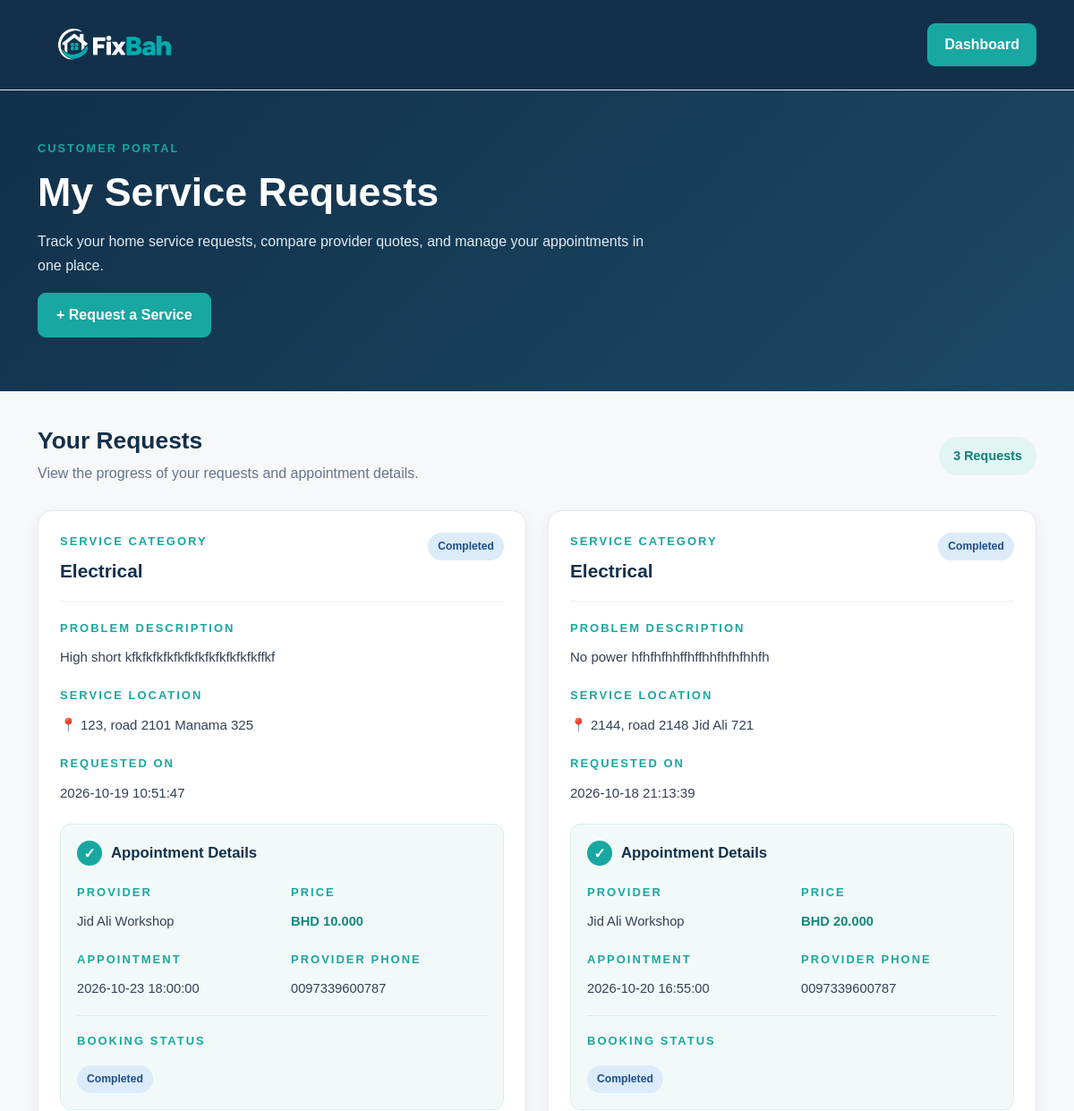
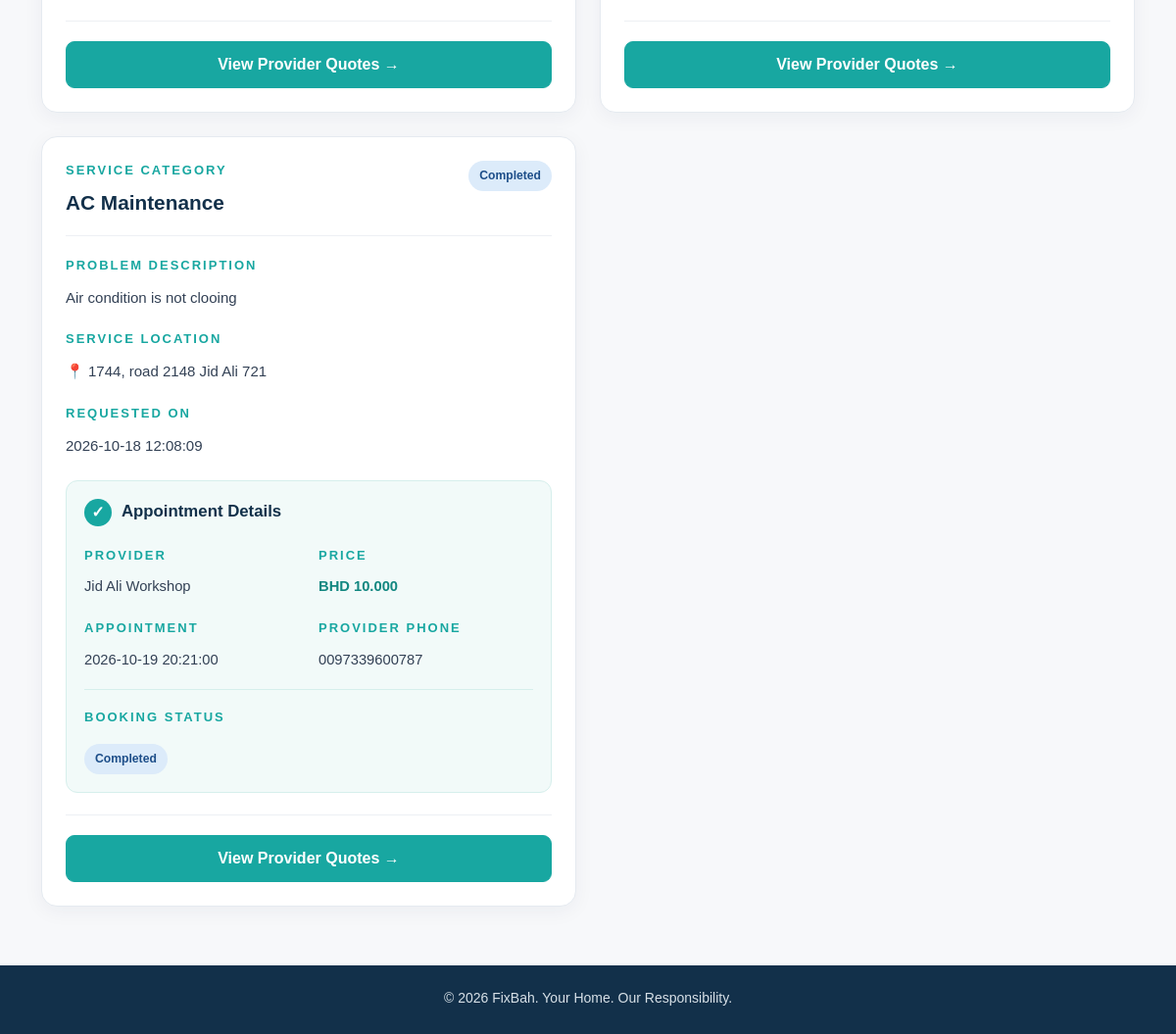
/my-requests (signed in), run on an earlier commit of the app's database (2 pictures, top to bottom).
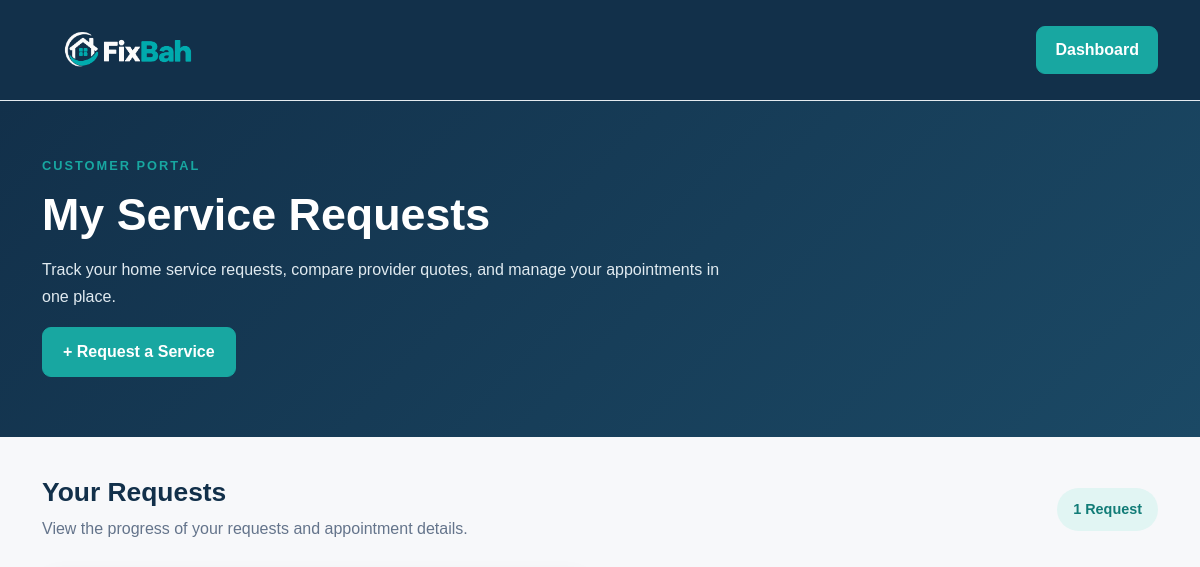
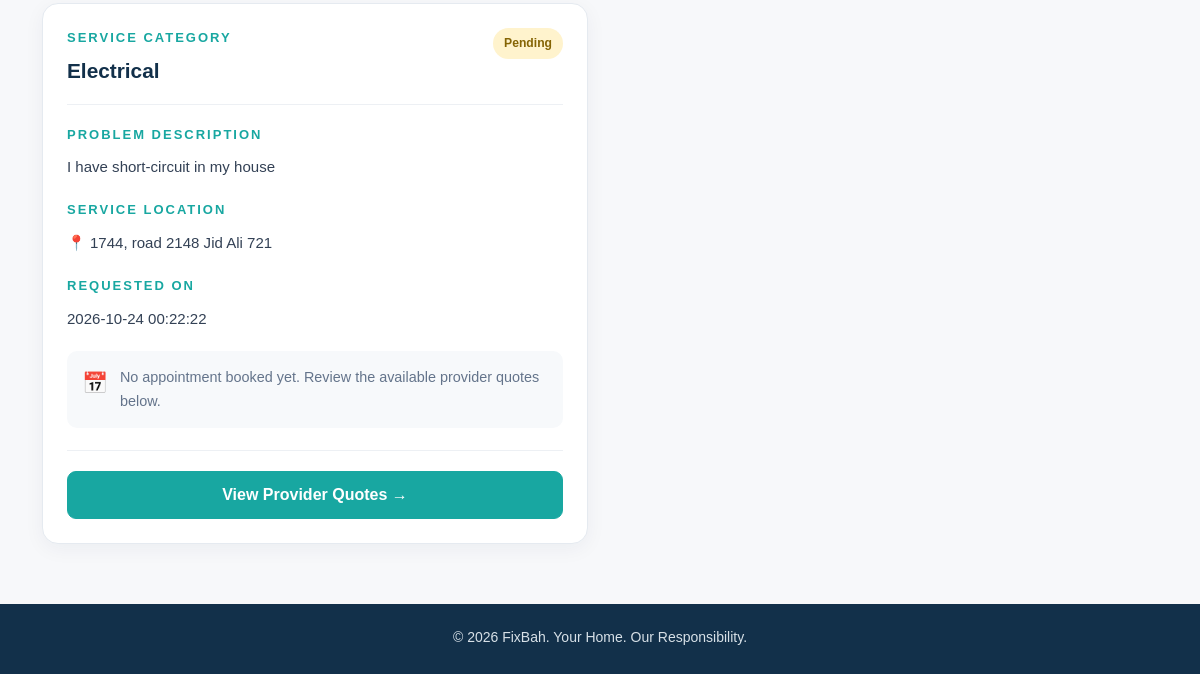
And on a later commit of the database (2 pictures, top to bottom).
### tables this page shows
CREATE TABLE bookings (
    id INTEGER PRIMARY KEY AUTOINCREMENT,
    quote_id INTEGER NOT NULL UNIQUE,
    appointment_date DATETIME NOT NULL,
    status TEXT NOT NULL DEFAULT 'pending',
    FOREIGN KEY (quote_id) REFERENCES quotes(id)
);

CREATE TABLE categories (
    id INTEGER PRIMARY KEY AUTOINCREMENT,
    name TEXT UNIQUE NOT NULL,
    description TEXT
);

CREATE TABLE service_requests (
    id INTEGER PRIMARY KEY AUTOINCREMENT,
    customer_id INTEGER NOT NULL,
    category_id INTEGER NOT NULL,
    description TEXT NOT NULL,
    location TEXT NOT NULL,
    status TEXT NOT NULL DEFAULT 'open',
    created_at DATETIME DEFAULT CURRENT_TIMESTAMP, customer_phone TEXT,
    FOREIGN KEY (customer_id) REFERENCES users(id),
    FOREIGN KEY (category_id) REFERENCES categories(id)
);

CREATE TABLE providers (
    id INTEGER PRIMARY KEY AUTOINCREMENT,
    user_id INTEGER NOT NULL UNIQUE,
    business_name TEXT NOT NULL,
    phone TEXT NOT NULL,
    description TEXT,
    verified INTEGER NOT NULL DEFAULT 0,
    FOREIGN KEY (user_id) REFERENCES users(id)
);

CREATE TABLE quotes (
    id INTEGER PRIMARY KEY AUTOINCREMENT,
    request_id INTEGER NOT NULL,
    provider_id INTEGER NOT NULL,
    price REAL NOT NULL CHECK (price >= 0),
    description TEXT,
    status TEXT NOT NULL DEFAULT 'pending',
    created_at DATETIME DEFAULT CURRENT_TIMESTAMP,
    FOREIGN KEY (request_id) REFERENCES service_requests(id),
    FOREIGN KEY (provider_id) REFERENCES providers(id),
    UNIQUE (request_id, provider_id)
);

### app.py (the view)
@app.route("/my-requests")
def my_requests():
    if "user_id" not in session:
        return redirect(url_for("login"))
    db = get_db_connection()
    requests_list = db.execute("""
        SELECT
            service_requests.id,
            categories.name AS category_name,
            service_requests.description,
            service_requests.location,
            service_requests.status,
            service_requests.created_at,

            bookings.appointment_date,
            bookings.status AS booking_status,

            quotes.price,

            providers.business_name,
            providers.phone

        FROM service_requests

        JOIN categories
            ON service_requests.category_id = categories.id

        LEFT JOIN quotes
            ON quotes.request_id = service_requests.id
            AND quotes.status = 'accepted'

        LEFT JOIN bookings
            ON bookings.quote_id = quotes.id

        LEFT JOIN providers
            ON quotes.provider_id = providers.id

        WHERE service_requests.customer_id = ?

        ORDER BY service_requests.id DESC

    """, (session["user_id"],)).fetchall()
    db.close()
    return render_template(
        "my_requests.html",
        requests_list=requests_list
    )

### database.py (called while the page is built)
def get_db_connection():
    db = sqlite3.connect(DATABASE)
    db.row_factory = sqlite3.Row
    db.execute("PRAGMA foreign_keys = ON")
    return db

### templates/my_requests.html (shortened to what this page needs)
<!DOCTYPE html>
<html lang="en">
<head>
    <link
        href="https://cdn.jsdelivr.net/npm/bootstrap@5.3.3/dist/css/bootstrap.min.css"
        rel="stylesheet"
    >
    <link
        rel="stylesheet"
        href="{{ url_for('static', filename='css/style.css') }}"
    >
</head>
<body class="my-requests-page">
    <nav class="navbar navbar-dark dashboard-navbar">
        <div class="container">
            <a class="navbar-brand d-flex align-items-center" href="{{ url_for('home') }}">
                <img
                    src="{{ url_for('static', filename='images/fixbah-logo.png') }}"
                    alt="FixBah logo"
                    class="fixbah-logo"
                >
            </a>
            <a href="{{ url_for('dashboard') }}"
               class="btn btn-primary-brand">
                Dashboard
            </a>
        </div>
    </nav>
    <section class="my-requests-header">
        <div class="container">
            <p class="dashboard-label">CUSTOMER PORTAL</p>
            <h1>My Service Requests</h1>
            <p>
                Track your home service requests, compare provider quotes,
                and manage your appointments in one place.
            </p>
            <a href="{{ url_for('request_service') }}"
               class="btn btn-primary-brand mt-3">
                + Request a Service
            </a>
        </div>
    </section>
    <main class="container my-requests-content">
        <div class="my-requests-section-heading">
            <div>
                <h2>Your Requests</h2>
                <p>
                    View the progress of your requests and appointment details.
                </p>
            </div>
            <span class="requests-count">
                {{ requests_list|length }}
                {% if requests_list|length == 1 %}
                    Request
                {% else %}
                    Requests
                {% endif %}
            </span>
        </div>
        {% if requests_list %}
            <div class="row g-4">
                {% for item in requests_list %}
                    <div class="col-12 col-lg-6">
                        <article class="customer-request-card">
                            <div class="customer-request-header">
                                <div>
                                    <span class="request-label">
                                        SERVICE CATEGORY
                                    </span>
                                    <h3>{{ item.category_name }}</h3>
                                </div>
                                <div>
                                    {% if item.status == 'pending' %}
                                        <span class="request-status request-pending">
                                            Pending
                                        </span>
                                    {% elif item.status == 'confirmed' %}
                                        <span class="request-status request-confirmed">
                                            Confirmed
                                        </span>
                                    {% elif item.status == 'completed' %}
                                        <span class="request-status request-completed">
                                            Completed
                                        </span>
                                    {% else %}
                                        <span class="request-status request-other">
                                            {{ item.status|capitalize }}
                                        </span>
                                    {% endif %}
                                </div>
                            </div>
                            <div class="customer-request-description">
                                <span class="request-label">
                                    PROBLEM DESCRIPTION
                                </span>
                                <p>{{ item.description }}</p>
                            </div>
                            <div class="customer-request-location">
                                <span class="request-label">
                                    SERVICE LOCATION
                                </span>
                                <p>📍 {{ item.location }}</p>
                            </div>
                            <div class="customer-request-date">
                                <span class="request-label">
                                    REQUESTED ON
                                </span>
                                <p>{{ item.created_at or "Not available" }}</p>
                            </div>
                            {% if item.appointment_date %}
                                <div class="customer-booking-details">
                                    <div class="booking-details-heading">
                                        <span>✓</span>
                                        <h4>Appointment Details</h4>
                                    </div>
                                    <div class="booking-info-grid">
                                        <div>
                                            <span class="request-label">
                                                PROVIDER
                                            </span>
                                            <p>
                                                {{ item.business_name or "Not available" }}
                                            </p>
                                        </div>
                                        <div>
                                            <span class="request-label">
                                                PRICE
                                            </span>
                                            <p class="customer-booking-price">
                                                BHD {{ "%.3f"|format(item.price or 0) }}
                                            </p>
                                        </div>
                                        <div>
                                            <span class="request-label">
                                                APPOINTMENT
                                            </span>
                                            <p>{{ item.appointment_date }}</p>
                                        </div>
                                        <div>
                                            <span class="request-label">
                                                PROVIDER PHONE
                                            </span>
                                            <p>{{ item.phone or "Not available" }}</p>
                                        </div>
                                    </div>
                                    <div class="customer-booking-status">
                                        <span class="request-label">
                                            BOOKING STATUS
                                        </span>
                                        {% if item.booking_status == 'pending' %}
                                            <span class="request-status request-pending">
                                                Awaiting Provider Confirmation
                                            </span>
                                        {% elif item.booking_status == 'confirmed' %}
                                            <span class="request-status request-confirmed">
                                                Confirmed
                                            </span>
                                        {% elif item.booking_status == 'completed' %}
                                            <span class="request-status request-completed">
                                                Completed
                                            </span>
                                        {% elif item.booking_status == 'rejected' %}
                                            <span class="request-status request-rejected">
                                                Rejected
                                            </span>
                                        {% elif item.booking_status == 'cancelled' %}
                                            <span class="request-status request-rejected">
                                                Cancelled
                                            </span>
                                        {% else %}
                                            <span class="request-status request-other">
                                                {{ item.booking_status|capitalize }}
                                            </span>
                                        {% endif %}
                                    </div>
                                </div>
                            {% else %}
                                <div class="customer-no-booking">
                                    <span>📅</span>
                                    <p>
                                        No appointment booked yet.
                                        Review the available provider quotes below.
                                    </p>
                                </div>
                            {% endif %}
                            <div class="customer-request-actions">
                                <a
                                    href="{{ url_for('my_quotes', request_id=item.id) }}"
                                    class="btn btn-primary-brand w-100"
                                >
                                    View Provider Quotes →
                                </a>
                            </div>
                        </article>
                    </div>
                {% endfor %}
            </div>
        {% endif %}
    </main>
    <footer class="dashboard-footer">
        <div class="container text-center">
            <p>
                © 2026 FixBah. Your Home. Our Responsibility.
            </p>
        </div>
    </footer>
</body>
</html>

What changed in the data, as far as the page shows it:
removed bookings: category_name "Electrical", shows "Completed", description "High short kfkfkfkfkfkfkfkfkfkfkfkfkffkf", location "123, road 2101 Manama 325", created_at "2026-10-19 10:51:47", business_name "Jid Ali Workshop", appointment_date "2026-10-23 18:00:00", phone "0097339600787", status "Completed"
removed quotes: price "10.000"
removed bookings: category_name "Electrical", shows "Completed", description "No power hfhfhfhhffhffhhfhfhfhhfh", location "2144, road 2148 Jid Ali 721", created_at "2026-10-18 21:13:39", business_name "Jid Ali Workshop", appointment_date "2026-10-20 16:55:00", phone "0097339600787", status "Completed"
removed quotes: price "20.000"
removed bookings: category_name "AC Maintenance", shows "Completed", description "Air condition is not clooing", location "1744, road 2148 Jid Ali 721", created_at "2026-10-18 12:08:09", business_name "Jid Ali Workshop", appointment_date "2026-10-19 20:21:00", phone "0097339600787", status "Completed"
removed quotes: price "10.000"
added service_requests: category_name "Electrical", status "Pending", description "I have short-circuit in my house", location "1744, road 2148 Jid Ali 721", created_at "2026-10-24 00:22:22", shows "No appointment booked yet. Review the available provider quotes below."
Also different on the page:
{{ requests_list|length }}: "3" → "1"
text no longer shown: "Requests"
text now shown: "Request"
